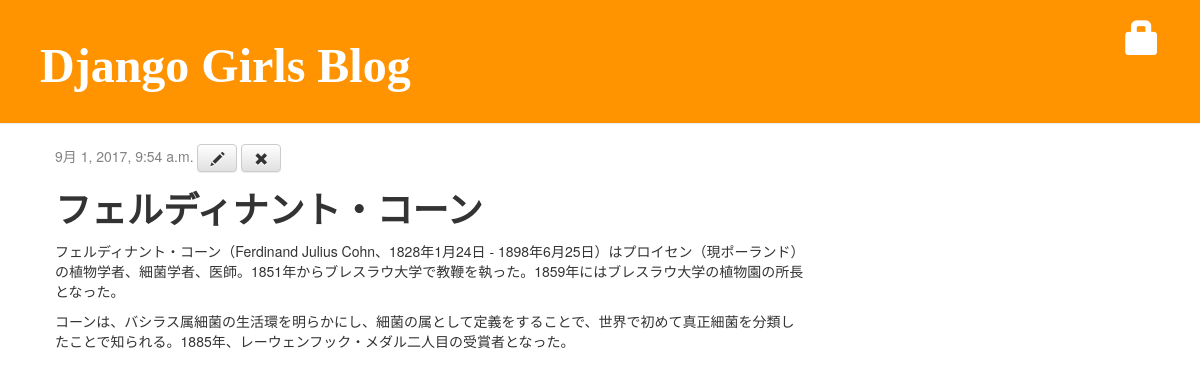
Page /post/6/ on the committed database.
### blog/models.py (models this page shows, shortened)
class Post(models.Model):
    author = models.ForeignKey('auth.User')
    title = models.CharField(max_length=200)
    text = models.TextField()
    created_date = models.DateTimeField(default=timezone.now)
    published_date = models.DateTimeField(blank=True, null=True)

### blog/views.py (the view)
# urls.py: url(r'^post/(?P<pk>[0-9]+)/$', views.post_detail, name='post_detail'),
def post_detail(request, pk):
    post = get_object_or_404(Post, pk=pk)
    return render(request, 'blog/post_detail.html', {'post': post})

### blog/templates/blog/post_detail.html
{% extends 'blog/base.html' %}
{% block content %}
<div class="date">
	{% if post.published_date %}
		{{ post.published_date }}
	{% else %}
		<a class="btn btn-default" href="{% url 'post_publish' pk=post.pk %}">Publish</a>
	{% endif %}
	<a class="btn btn-default" href="{% url 'post_edit' pk=post.pk %}"><span class="glyphicon glyphicon-pencil"></span></a>
	<a class="btn btn-default" href="{% url 'post_remove' pk=post.pk %}"><span class="glyphicon glyphicon-remove"></span></a>
</div>
<h1>{{ post.title }}</h1>
<p>{{ post.text|linebreaks }}</p>
{% endblock %}

### static/css/blog.css (style rules this page uses)
h1, h2, h3, h4 { font-family: "Rounded Mplus 1c"; font-weight: bold; }
.date { color: #828282; }

### rows in the picture
Post: published_date "9月 1, 2017, 9:54 a.m.", title "フェルディナント・コーン", text "フェルディナント・コーン（Ferdinand Julius Cohn、1828年1月24日 - 1898年6月25日）はプロイセン（現ポーランド）の植物学者、細菌学者、医師。1851年からブレスラウ大学で教鞭を執った。1859年にはブレスラウ大学の植物園の所長となった。 コーンは、バシラス属細菌の生活環を明らかにし、細菌の属として定義をすることで、世界で初めて真正細菌を分類したことで知られる。1885年、レーウェンフック・メダル二人目の受賞者となった。"
